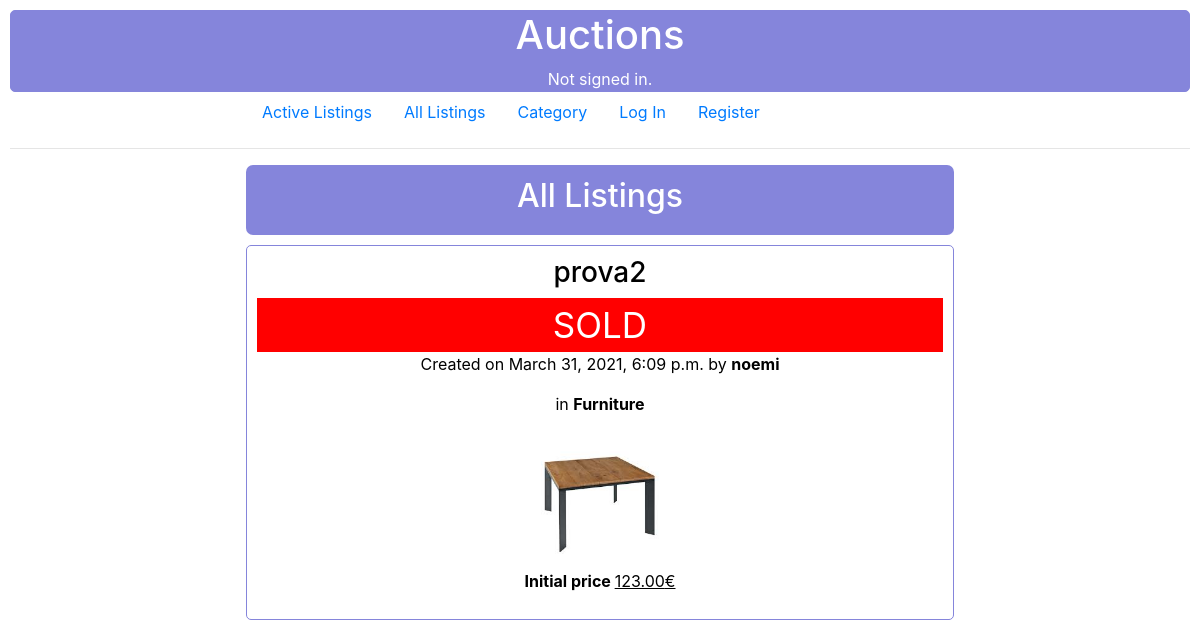
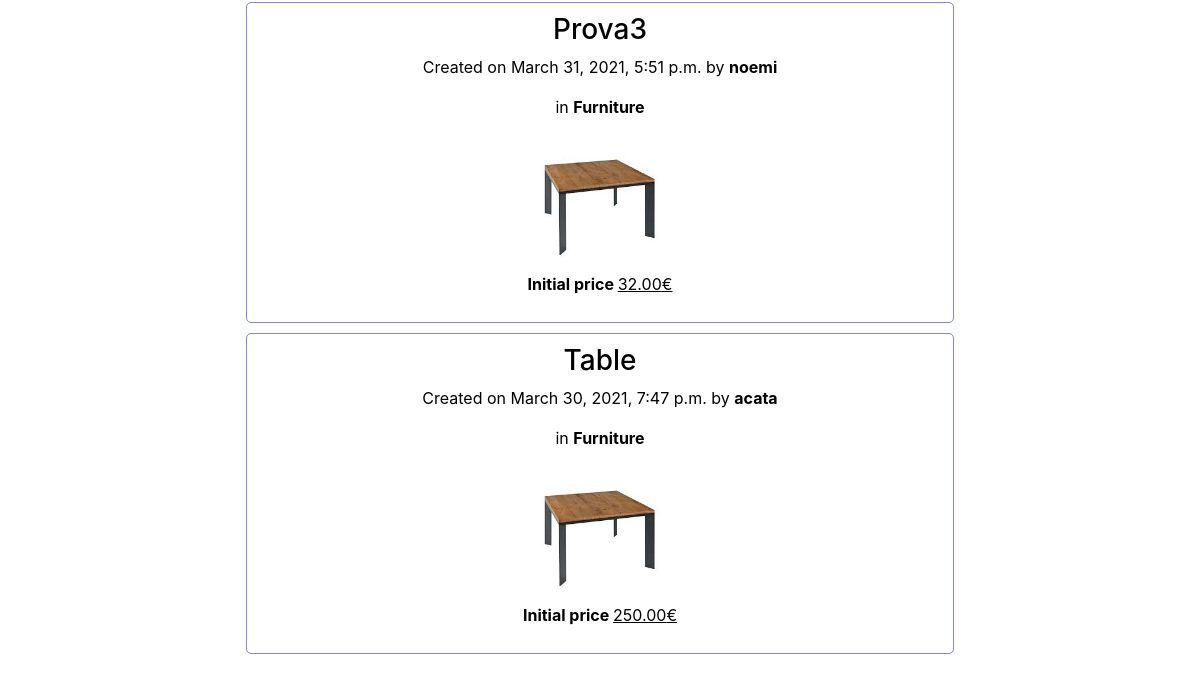
Page /all on the earlier database version (2 pictures, top to bottom).
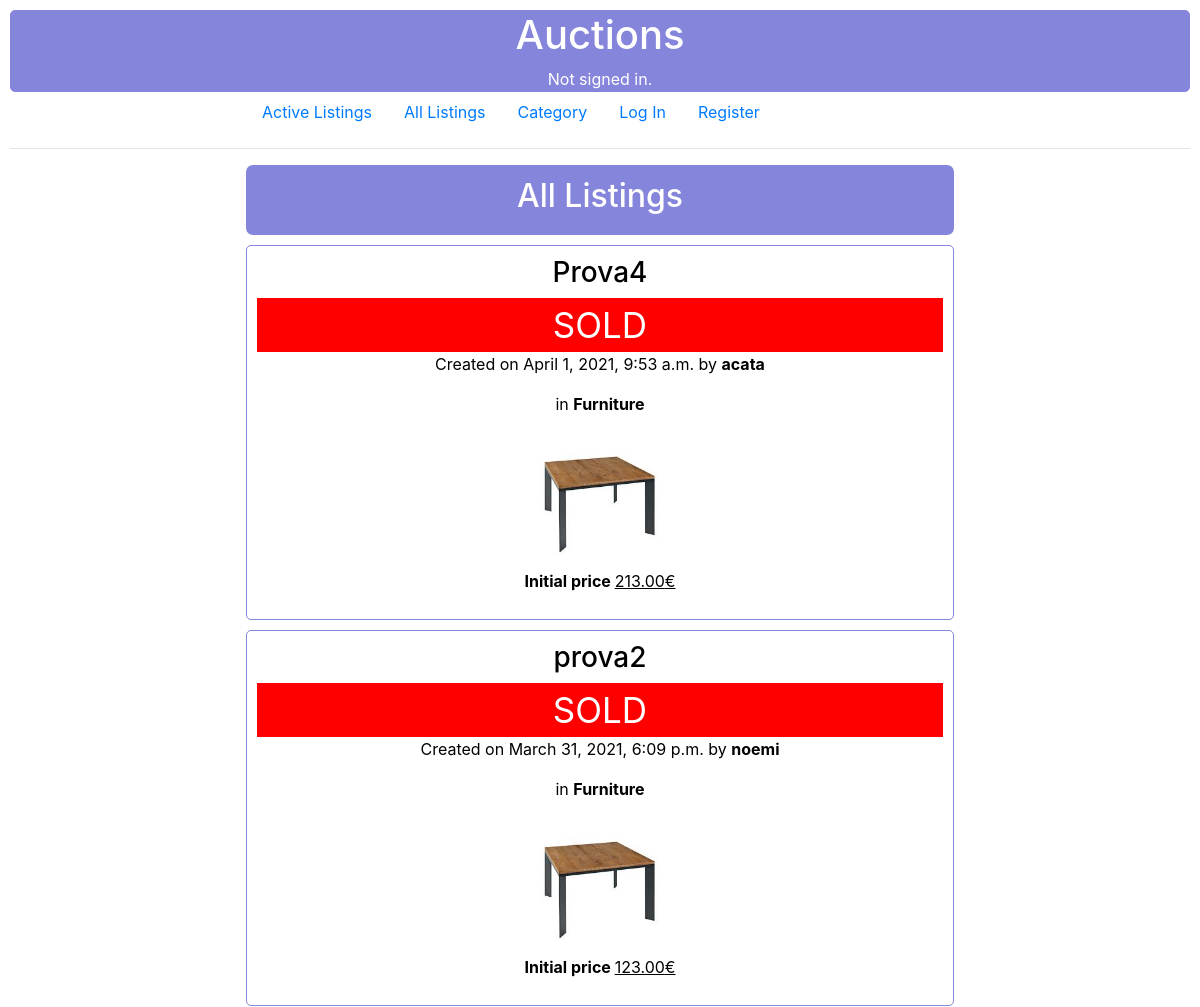
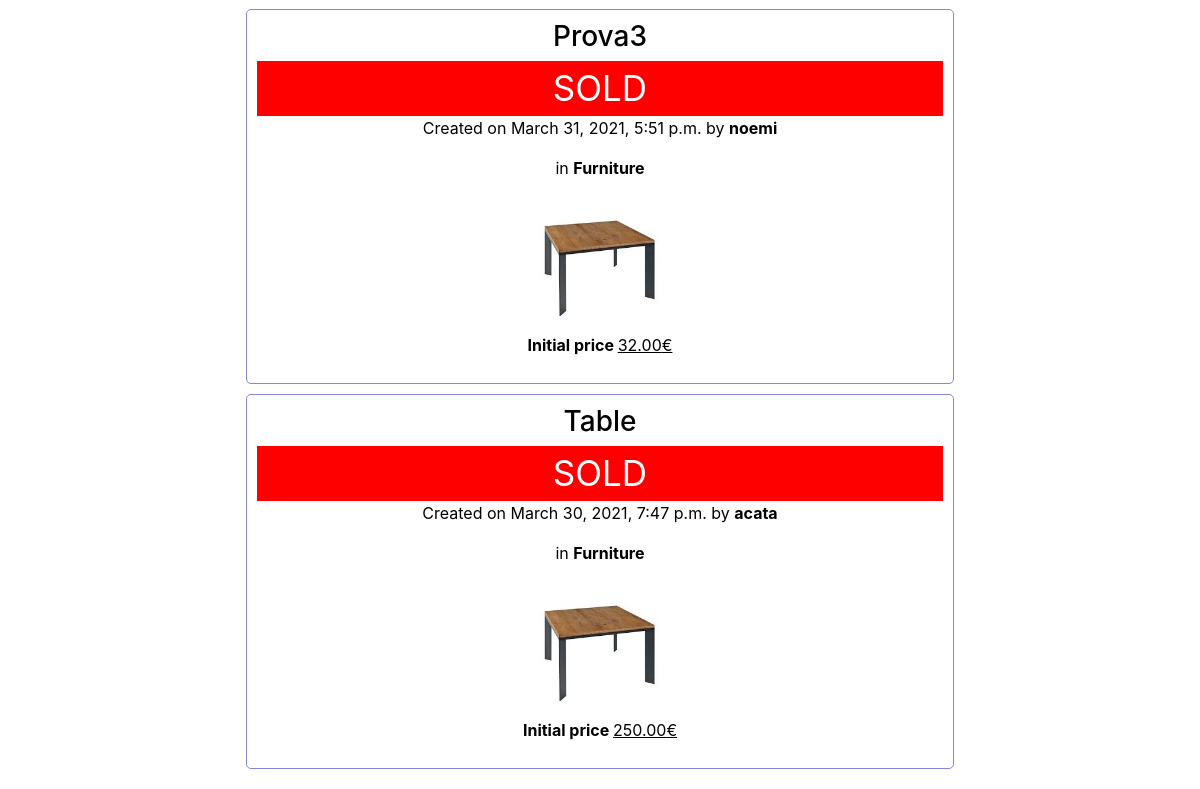
Same page on the later database version (2 pictures, top to bottom).
### auctions/models.py (models this page shows, shortened)
class Listing(models.Model):
    title = models.CharField(max_length=64)
    description = models.TextField(max_length=450)
    price = models.DecimalField(max_digits=5, decimal_places=2)
    image = models.ImageField(upload_to='items')
    date = models.DateTimeField()
    actual_bid = models.DecimalField(max_digits=5, decimal_places=2, default=0)
    on_sell = models.BooleanField(default=True)
    owner = models.ForeignKey(User, on_delete=models.CASCADE, default=None, related_name="owner")
    category = models.ForeignKey(Category, on_delete=models.CASCADE, default=None, related_name="category")
    class Meta:
        ordering = ['-date']

class User(AbstractUser):
    pass

class Category(models.Model):
    name = models.CharField(max_length=25, blank=True)
    def __str__(self):
        return f"{self.name}"
    class Meta:
        ordering = ['name']

### auctions/views.py (the view)
# urls.py: path("all", views.all, name="all"),
def all(request):
    if request.method == "GET":
        return render(request, "auctions/index.html", {
            "items": Listing.objects.all(),
            "all": True
        })

### auctions/templates/auctions/index.html
{% extends "auctions/layout.html" %}
{% block body %}
    {%if all %}
    <div id="index">
        <h2>All Listings</h2>
    </div>
    {%else%}
        <div id="index">
            <h2>Active Listings</h2>
        </div>
    {%endif%}
    {% for item in items%}
        <a class="cont" href="{% url 'details' item.id%}" title="More details for {{item.title}}">
            <form>
            <h3> {{item.title}} </h3>
            {% if item.on_sell == False %}
                <div class="div-sold">
                    <p class="sold"> SOLD </p>
                </div>
            {%endif%}
            <p> Created on {{item.date}}  by <b>{{item.owner}}</b></p>
            <p> in <b>{{item.category}}</b></p>
            <img src="{{ item.image.url}}" alt="item" loading="lazy" class="displayed">
            <p> <strong> Initial price </strong> <u>{{item.price}}€</u></p>
            </form>
        </a>
    {%empty%}
    <div class="container">
        <h4> There arent't items in this category! </h4>
    </div>
    {%endfor%}
{% endblock %}

Differences in the rows shown:
added Listing: title "Prova4", on_sell "SOLD", date "April 1, 2021, 9:53 a.m.", owner "acata", category "Furniture", image (picture), price "213.00"
changed Listing "Prova3": now shows "SOLD"
changed Listing "Table": now shows "SOLD"
